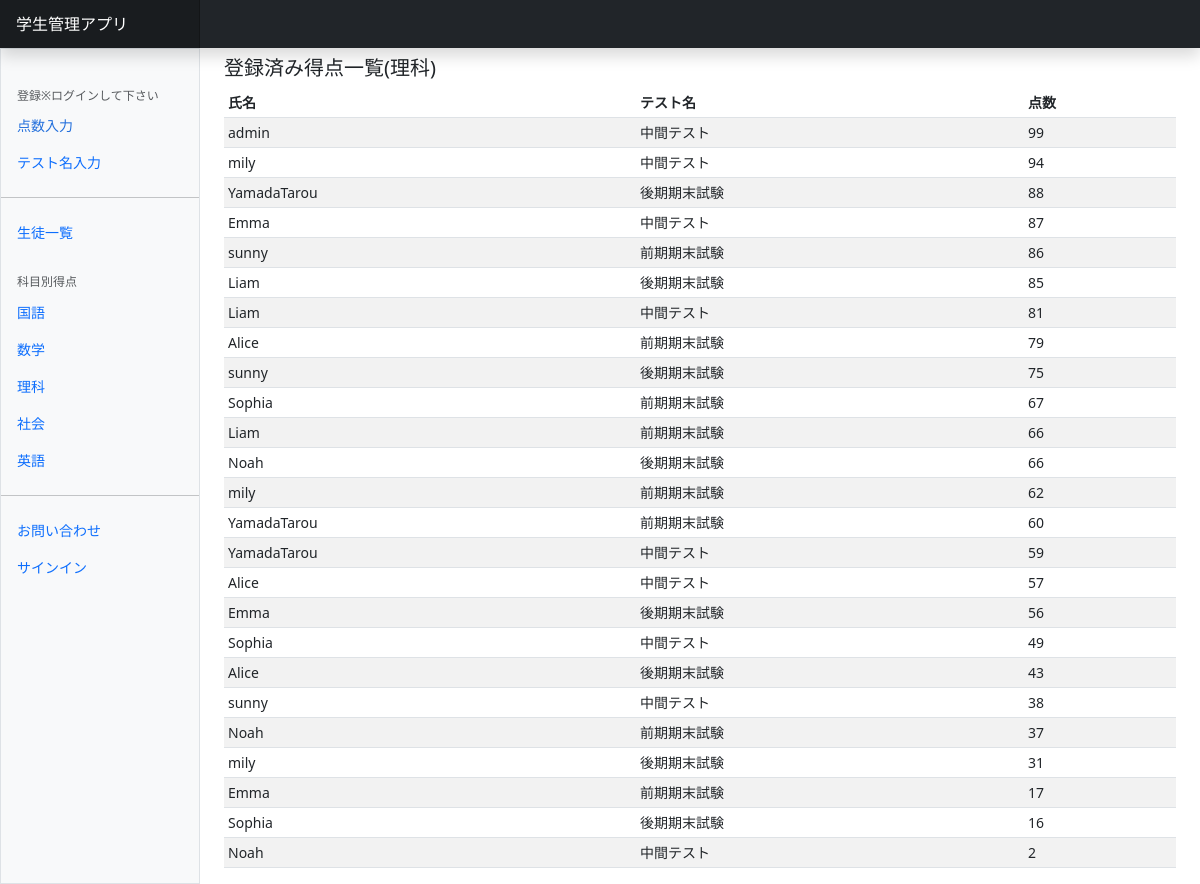
The page /Sciencelist/ on the database its author committed.
### scoreapp/models.py (models this page shows)
class Student(models.Model):
    user = models.ForeignKey(
        CustomUser,
        verbose_name='氏名',
        on_delete=models.CASCADE
    )
    testtitle = models.ForeignKey(
        Testtitle,
        verbose_name='テスト名',
        on_delete=models.CASCADE
    )
    Japanese = models.IntegerField(
        verbose_name='国語',
        validators=[validators.MinValueValidator(0),
                    validators.MaxValueValidator(100),
                    validators.RegexValidator(
                        message='正しい得点を入力してください',
                    )]
    )
    Math = models.IntegerField(
        verbose_name='数学',
        validators=[validators.MinValueValidator(0),
                    validators.MaxValueValidator(100),
                    validators.RegexValidator(
                        message='正しい得点を入力してください',
                    )]
    )
    Science = models.IntegerField(
        verbose_name='理科',
        validators=[validators.MinValueValidator(0),
                    validators.MaxValueValidator(100),
                    validators.RegexValidator(
                        message='正しい得点を入力してください',
                    )]
    )
    Sociology = models.IntegerField(
        verbose_name='社会',
        validators=[validators.MinValueValidator(0),
                    validators.MaxValueValidator(100),
                    validators.RegexValidator(
                        message='正しい得点を入力してください',
                    )]
    )
    English = models.IntegerField(
        verbose_name='英語',
        validators=[validators.MinValueValidator(0),
                    validators.MaxValueValidator(100),
                    validators.RegexValidator(
                        message='正しい得点を入力してください',
                    )]
    )

class Testtitle(models.Model):
    title = models.CharField(
        verbose_name='テスト名',
        max_length=50
    )
    def __str__(self):
        return self.title

### accounts/models.py (models this page shows)
class CustomUser(AbstractUser):
    pass

### scoreapp/views.py (the view)
class ScienceView(ListView):
    template_name = 'Science.html'
    queryset = Student.objects.order_by('-Science')

### scoreapp/templates/Science.html (shortened to what this page needs)
{% extends 'base.html' %}
{% load static %}
{% block contents %}
<h5>登録済み得点一覧(理科)</h5>
<div class="table-responsive small">
    <table class="table table-striped table-sm">
      <thead>
        <tr>
          <th scope="col">氏名</th>
          <th scope="col">テスト名</th>
          <th scope="col">点数</th>
        </tr>
      </thead>
      <tbody>
        {% for record in object_list %}
        <tr>
          <td>{{record.user.username}}</td>
          <td>{{record.testtitle}}</td>
          <td>{{record.Science}}</td>
        </tr>
        {% endfor %}
      </tbody>
    </table>
  </div>
{% endblock %}

### rows shown on the page
Student: user.username "admin", testtitle "中間テスト", Science "99"
Student: user.username "mily", testtitle "中間テスト", Science "94"
Student: user.username "YamadaTarou", testtitle "後期期末試験", Science "88"
Student: user.username "Emma", testtitle "中間テスト", Science "87"
Student: user.username "sunny", testtitle "前期期末試験", Science "86"
Student: user.username "Liam", testtitle "後期期末試験", Science "85"
Student: user.username "Liam", testtitle "中間テスト", Science "81"
Student: user.username "Alice", testtitle "前期期末試験", Science "79"
Student: user.username "sunny", testtitle "後期期末試験", Science "75"
Student: user.username "Sophia", testtitle "前期期末試験", Science "67"
Student: user.username "Liam", testtitle "前期期末試験", Science "66"
Student: user.username "Noah", testtitle "後期期末試験", Science "66"
Student: user.username "mily", testtitle "前期期末試験", Science "62"
Student: user.username "YamadaTarou", testtitle "前期期末試験", Science "60"
Student: user.username "YamadaTarou", testtitle "中間テスト", Science "59"
Student: user.username "Alice", testtitle "中間テスト", Science "57"
Student: user.username "Emma", testtitle "後期期末試験", Science "56"
Student: user.username "Sophia", testtitle "中間テスト", Science "49"
Student: user.username "Alice", testtitle "後期期末試験", Science "43"
Student: user.username "sunny", testtitle "中間テスト", Science "38"
Student: user.username "Noah", testtitle "前期期末試験", Science "37"
Student: user.username "mily", testtitle "後期期末試験", Science "31"
Student: user.username "Emma", testtitle "前期期末試験", Science "17"
Student: user.username "Sophia", testtitle "後期期末試験", Science "16"
Student: user.username "Noah", testtitle "中間テスト", Science "2"
